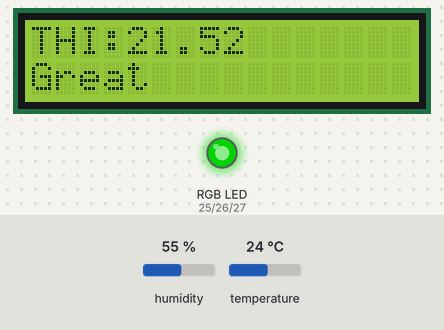
The sketch below on a simulated ESP32. Shown: 16×2 character LCD, an RGB LED mixed from three pins (HIGH = lit). Dashed ring = blinking. Inputs (shaded band) come from the test bench; at power-on: temperature 24 °C, humidity 55 %. Dim RGB values are drawn brighter than linear; WiFi joins after 1.5 s; servers stay silent unless stated; web services answer with replies made up by the test bench; what the sketch prints to the serial monitor is not drawn.

Above: at 3.2 s.
3.3 s: temperature set to 41 °C
At 5.0 s:
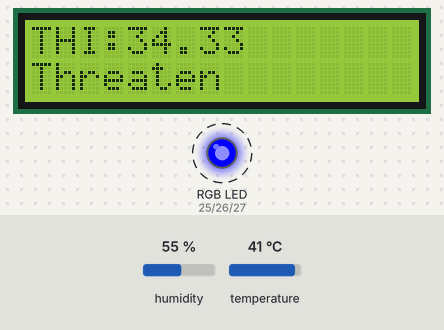
10.1 s: humidity set to 27 %
At 14.1 s:
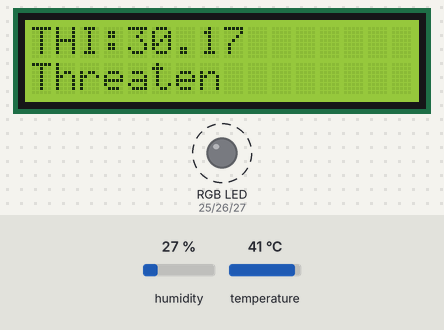
14.6 s: humidity set to 24 %
At 17.5 s:
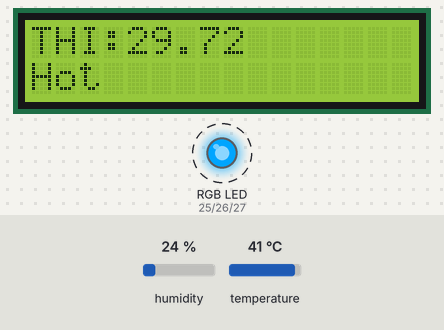
18.3 s: temperature set to 36 °C
At 20.2 s:
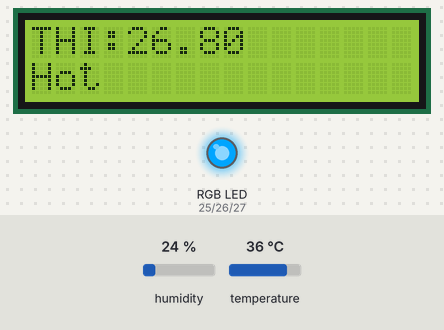
20.8 s: temperature set to 33 °C
At 22.9 s:
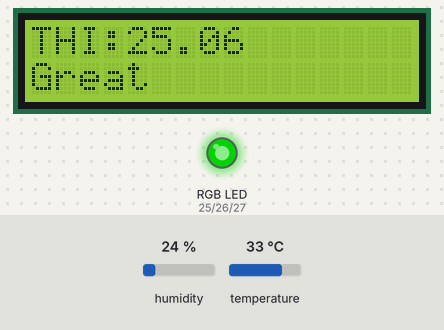
23.3 s: temperature set to 24 °C
At 24.5 s:
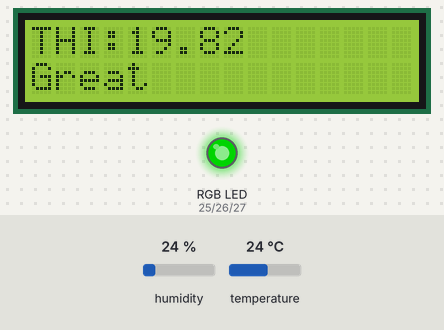
25.7 s: temperature set to 21 °C
Timing chart, 0 to 28.7 s (numbered marks = the images above; inputs shaded):
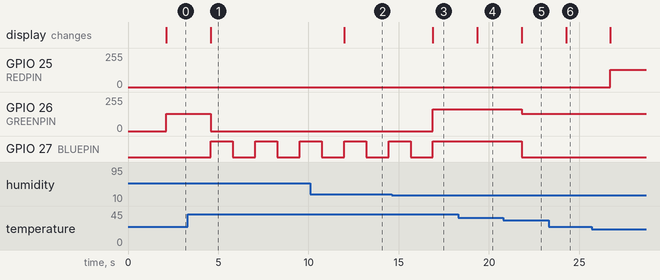

Measured:
- the behaviour switches between 26 and 25 % on humidity (found by bisection; images 2 and 3)
- the behaviour switches between 35 and 34 °C on temperature (found by bisection; images 4 and 5)
- after the input at 3.3 s, GPIO 26 (GREENPIN): 128/255 → 0/255 after 1.3 s; GPIO 27 (BLUEPIN): alternates HIGH for 1.2 s and LOW for 1.2 s, starting after 1.3 s; the display: changes after 1.3 s (image 1)
- after the input at 10.1 s, the display: changes after 1.9 s (image 2)
- after the input at 14.6 s, GPIO 26 (GREENPIN): 0/255 → 165/255 after 2.3 s; the display: changes after 2.3 s (image 3)
- after the input at 18.3 s, the display: changes after 1.1 s (image 4)
- after the input at 20.8 s, GPIO 26 (GREENPIN): 165/255 → 128/255 after 1.0 s; GPIO 27 (BLUEPIN): HIGH → LOW after 1.0 s; the display: changes after 1.0 s (image 5)
- after the input at 23.3 s, the display: changes after 0.97 s (image 6)
- after the input at 25.7 s, GPIO 25 (REDPIN): 0/255 → 128/255 after 1.0 s

The sketch:

temperature_final.ino
```cpp
#include "DHT.h"
#include <math.h>
#include <Wire.h> // I2C程式庫
#include <WebServer.h>
#include <LiquidCrystal_I2C.h> // LCD_I2C模組程式庫
#include <WiFi.h>
#include <HTTPClient.h>
#include <Arduino_JSON.h>
#include <string>


WebServer webserver(80);  // Set up the server on port 80


const char* ssid = "小譽宸";          // network SSID
const char* password = "Samis666";    // network password
/*
const char* ssid = "我心繫著你卻新細明體";          // network SSID
const char* password = "B113040045";    // network password
*/
// Domain Name with full URL Path for HTTP POST Request
const char* serverName = "http://api.thingspeak.com/update";

// write API Key provided by thingspeak
String apiKey = "LLOK9ELOM30RL1DU";    // your write API key


#define DHTPIN 14         //  degital pin connected to sensor
#define DHTTYPE DHT11     //  define DHT type
DHT dht(DHTPIN, DHTTYPE); //  initia;ize DHT sensor

#define REDPIN 25         //  LED pin
#define GREENPIN 26       //  LED pin
#define BLUEPIN 27        //  LED pin

LiquidCrystal_I2C lcd(0x27, 16, 2);


//  global variables
double t = 0.0;           //  temperature
double h = 0.0;           //  humidity
double Td = 0.0;          //  Dew point 露點溫度
double THI = 0.0;         //  舒適度
double MAX_THI = 0.0;     //  最大舒適度
double MIN_THI = 10000.0; //  最小舒適度
int backgroundIndex = 0;
String currentStatus = "";
String maxStatus = "";
String minStatus = "";
String suggesstion = "";
String icon = "";


//  const value
const double t2P_a = 6.1129;
const double t2P_b = 17.62;
const double t2P_c = 243.12;


// 存放HTML檔案
const char* htmlContent = R"rawliteral(
<html lang="en">
  <head>
      <meta charset="UTF-8">
      <meta name="viewport" content="width=device-width, initial-scale=1.0">

      <meta http-equiv="Cache-Control" content="no-cache, no-store, must-revalidate">
      <meta http-equiv="Pragma" content="no-cache">
      <meta http-equiv="Expires" content="0">
      <title>環境舒適度顯示</title>
      <style>
          /* 頁面設置 */
          body {
              margin: 0;
              font-family: Arial, sans-serif;
              background: linear-gradient(to bottom, #69b3ff, #ffffff);
              color: #333;
              text-align: center;
          }

          /* 標題樣式 */
          header {
              background: #007acc;
              color: white;
              padding: 15px 0;
              font-size: 1.5em;
          }

          /* 主要區域 */
          .main {
              margin: 20px auto;
          }

          .comfort-display {
              font-size: 5em; /* 舒適度數字放大 */
              color: #fff;
              text-shadow: 3px 3px 5px rgba(0, 0, 0, 0.3);
              margin-top: 10px;
          }

          .status {
              font-size: 2em;
              margin-top: 10px;
              color: #333;
          }

          .suggesstion {
              font-size: 2em;
              margin-top: 10px;
              color: #d54a00;
          }

          .record {
              font-size: 1.2em;
              margin-top: 20px;
          }

          .icon {
              font-size: 6em;
              margin-top: 10px;
              color: #fff;
              text-shadow: 2px 2px 5px rgba(0, 0, 0, 0.3);
          }

          /* 預報區塊 */
          .forecast {
              display: flex;
              justify-content: center;
              gap: 20px;
              margin-top: 30px;
          }

          .forecast-box {
              background: #f2f2f2;
              border-radius: 10px;
              padding: 10px;
              width: 80px;
          }

          .forecast-box p {
              margin: 5px 0;
          }

          footer {
              margin-top: 30px;
              color: #666;
          }
      </style>
  </head>
  <body>
      <!-- 標題區域 -->
      <header>環境舒適度</header>

      <!-- 主區域顯示舒適度 -->
      <div class="main">
          <!-- 圖標顯示 -->
          <div class="icon" id = main-icon>%icon%</div>
          <div class="comfort-display" id="comfort-level">%THI%</div>
          <div class="status" id="comfort-status">%currentStatus%</div>
      </div>

      <!-- 最大最小記錄 -->
      <div class="record">
          <p>濕度：<span id="h">%humanity%</span></p>
          <p>溫度：<span id="t">%temperature%</span></p>
          <p>露點溫度：<span id="td">%DewPoint%</span></p>
          <p>最大 THI：<span id="max-thi">%max_THI%</span>，當時狀況：<span id="max-status">%maxStatus%</span></p>
          <p>最小 THI：<span id="min-thi">%min_THI%</span>，當時狀況：<span id="min-status">%minStatus%</span></p>
      </div>

      <!-- 新增建議文字 -->
      <div class="suggesstion" id="suggess">%suggesstion%</div>

      <!-- 底部 -->
      <footer>即時環境舒適度數據</footer>

      <script>
          setTimeout(function() {
              window.location.reload(true);
          }, 5000); // 每 5 秒強制刷新

          let value = 'PLACEHOLDER'; // 將 'PLACEHOLDER' 替換為 Arduino 的數據
          let colors = ['#0000FF', '#8F8FBD', '#00FFFF', '#00FF00', '#FFA500', '#FF0000'];
          document.body.style.backgroundColor = colors[value % colors.length];
      </script>
  </body>
</html>
)rawliteral";


//  get dew point
double DewPoint(void)
{
  // https://peakd.com/cn-stem/@julian2013/stem-05-jjt8e1ad
  double Es = t2P_a * exp(t2P_b * t / (t + t2P_c));
  double E = Es * (h / 100);
  return (t2P_c * log(E / t2P_a)) / (t2P_b - log(E / t2P_a));
}

void getTHI(double Td)
{
  // https://tpl.ncl.edu.tw/NclService/pdfdownload?filePath=lV8OirTfsslWcCxIpLbUfmhaNcSH2c_7SXqeTdgPrceTpxDBZU9sMtSxKxlXz1UH&imgType=Bn5sH4BGpJw=&key=3FDJvyqaGGgB-BMFionz8FJalz-CWXDWgvTgtlzVmHIeVVU9OyINO4qBZJhLTxWd&xmlId=0007650040
  THI = t - 0.55 * (1.0 - exp( (17.269 * Td) / (Td + 237.3) - (17.269 * t) / (t + 237.3) ) ) * (t - 14.0);
}


//  get status by THI value
String getStatus(double value)
{
  /*
    THI低於10，非常寒冷。
    11-15，寒冷。
    16-19，稍寒。
    20-26，舒適。
    27-30，悶熱。
    大於31，威脅生命。
  */
  if(value < 10.0){
    return "非常寒冷";
  }
  else if(value < 15.0){
    return "寒冷";
  }
  else if(value < 19.0){
    return "稍寒";
  }
  else if(value < 26.0){
    return "舒適";
  }
  else if(value < 30.0){
    return "悶熱";
  }
  else{
    return "威脅生命";
  }
}

//  set LED color R|G|B
//    since R and B of our is reverse, we reverse the paramaters
void setLED(int b, int g, int r)
{
  analogWrite(REDPIN, r);
  analogWrite(GREENPIN, g);
  analogWrite(BLUEPIN, b);
}

//  blink LED
void blinkLED() {
    static unsigned long previousMillis = 0;
    const long interval = 500;  // 500 ms 間隔
    static bool ledState = false;

    unsigned long currentMillis = millis();
    if (currentMillis - previousMillis >= interval) {
        previousMillis = currentMillis;
        ledState = !ledState;
        if (ledState) setLED(255, 0, 0);
        else setLED(0, 0, 0);
    }
}

//  ThingSpeak url
String url = "https://api.thingspeak.com/update?api_key=U2Z4JLT7CPZM1HOR";
void UploadData(){
  //建立一個網頁
  HTTPClient http;

  //把土壤濕度數值寫入網址
  String url1= url+"&field1="+(int)t+"&field2="+(int)h+"&field3="+(int)Td+"&field4="+(int)THI;
  //提交網址
  http.begin(url1);

  //讀取網頁內容
  int httpCode = http.GET();
  if(httpCode == HTTP_CODE_OK){
    String payload = http.getString();
    Serial.print("網頁內容 = ");
    Serial.print(payload);
  }
  else{
     Serial.println("網路傳送失敗");
  }

  //關閉網頁
  http.end();
}

void handleRoot(void) {
  // 網站
  String html = htmlContent;
  html.replace("%THI%", String(THI));
  html.replace("%max_THI%", String(MAX_THI));
  html.replace("%min_THI%", String(MIN_THI));
  html.replace("%humanity%", String(h));
  html.replace("%temperature%", String(t));
  html.replace("%DewPoint%", String(Td));
  html.replace("%currentStatus%", currentStatus);
  html.replace("%maxStatus%", maxStatus);
  html.replace("%minStatus%", minStatus);
  html.replace("%suggesstion%", suggesstion.c_str());
  html.replace("%icon%", icon.c_str());
  html.replace("PLACEHOLDER", String(backgroundIndex));
  webserver.send(200, "text/html", html);
}


void setup() {
  Serial.begin(115200);
  dht.begin();

  // LED initialization
  pinMode(REDPIN, OUTPUT);
  pinMode(GREENPIN, OUTPUT);
  pinMode(BLUEPIN, OUTPUT);
  setLED(0, 0, 0);

  //  LCD initialization
  lcd.init();
  lcd.setBacklight(255);
  lcd.clear();

  Serial.println("Arduino Initialization!");

  //  wi-fi connection
  Serial.println("Connecting to WiFi..");
  WiFi.begin(ssid, password);

  while (WiFi.status() != WL_CONNECTED) {
    delay(1000);
    Serial.print(".");
  }

  Serial.print("Connected to WiFi network with IP Address: ");
  Serial.println(WiFi.localIP());

  // 啟動 WebServer
  webserver.on("/", handleRoot);
  webserver.begin();
  Serial.println("Web server started.");
  Serial.println("Server started.");
}


void loop() {

  if ((WiFi.status() == WL_CONNECTED)) { //Check the current connection status
    // Read temperature as Celsius (the default)
    t = dht.readTemperature();  //  temperature
    h = dht.readHumidity();     //  humidity 相對溼度

    //  Exception -> check if read failed
    if (isnan(t)) {
      Serial.println(F("Failed to read from DHT sensor! t"));
      return;
    }
    if(isnan(h))
    {
      Serial.println(F("Failed to read from DHT sensor! h"));
      return;
    }


    //  計算露點溫度
    Td = DewPoint();

    //  計算舒適度
    getTHI(Td);

    //  更新最大最小舒適度
    if(MAX_THI < THI){
      MAX_THI = THI;
      maxStatus = getStatus(MAX_THI);
    }
    if(MIN_THI > THI){
      MIN_THI = THI;
      minStatus = getStatus(MIN_THI);
    }

    //  output to terminal
    Serial.print(" 溫度:");
    Serial.print(t);
    Serial.print(" 相對濕度:");
    Serial.print(h);
    Serial.print(" 露點溫度:");
    Serial.print(Td);
    Serial.print(" 舒適度:");
    Serial.print(THI);

    //  output to LCD
    lcd.clear();
    lcd.setCursor(0, 0); // (colum, row)從第一排的第三個位置開始顯示
    lcd.print("THI:");
    lcd.print(THI);

    /*
      THI低於10，非常寒冷。
      11-15，寒冷。
      16-19，稍寒。
      20-26，舒適。
      27-30，悶熱。
      大於31，威脅生命。
    */

    lcd.setCursor(0, 1);
    if(THI < 10.0)
    {
      Serial.println(" 非常寒冷");
      lcd.print("Freezing");
      currentStatus = "非常寒冷";
      suggesstion = "提高溫度";
      backgroundIndex = 0;
      icon = "❄️";
      setLED(0, 0, 139);
    }
    else if(THI < 15.0)
    {
      Serial.println(" 寒冷");
      currentStatus = "寒冷";
      suggesstion = "提高溫度";
      backgroundIndex = 1;
      icon = "🥶";
      lcd.print("Cold");
      setLED(0, 255, 255);
    }
    else if(THI < 19.0)
    {
      Serial.println(" 稍寒");
      currentStatus = "稍寒";
      suggesstion = "提高溫度";
      backgroundIndex = 2;
      icon = "🌬️";
      lcd.print("Cool");
      setLED(0, 128, 128);
    }
    else if(THI < 26.0)
    {
      Serial.println(" 舒適");
      currentStatus = "舒適";
      suggesstion = "狀態良好";
      backgroundIndex = 3;
      icon = "😀";
      lcd.print("Great");
      setLED(0, 128, 0);
    }
    else if(THI < 30.0)
    {
      Serial.println(" 悶熱");
      currentStatus = "悶熱";
      suggesstion = "降低溫度";
      backgroundIndex = 4;
      icon = "🥵";
      lcd.print("Hot");
      setLED(255, 165, 0);
    }
    else
    {
      Serial.println(" 威脅生命");
      currentStatus = "威脅生命";
      suggesstion = "降低溫度";
      backgroundIndex = 5;
      icon = "💀";
      lcd.print("Threaten");
      blinkLED();
    }

    webserver.handleClient();

    //  update ThingSpeak
    UploadData();
    delay(1000);
  }
  else {
    Serial.println("WiFi Disconnected");
  }
}
```
